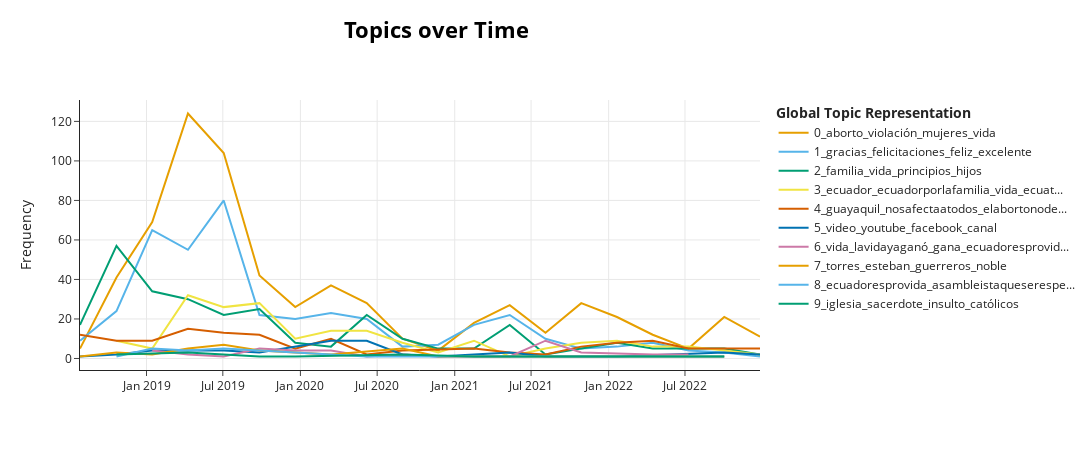

This figure's notebook cell:
### Markdown cell above
### Tópicos en el tiempo

### Code cell
# convert column to list
tweets = df['text_pre'].to_list()
timestamps = df['local_time'].to_list()

topics_over_time = topic_model.topics_over_time(docs=tweets, 
                                                timestamps=timestamps, 
                                                global_tuning=True, 
                                                evolution_tuning=True, 
                                                nr_bins=20)

topic_model.visualize_topics_over_time(topics_over_time, top_n_topics=20)

### Figure 1 — Plotly figure (JSON) as saved in the notebook; plotly's stock layout.template omitted (floating-point values rounded to 4 significant figures)
{"data": [{"hoverinfo": "text", "hovertext": ["<b>Topic 0</b><br>Words: falsas, via, género, familiar, malla", "<b>Topic 0</b><br>Words: aborto, agresor, educación, ecuadoresprovida, vida", "<b>Topic 0</b><br>Words: aborto, mujeres, violación, ecuadoresprovida, vida", "<b>Topic 0</b><br>Words: aborto, abortoporviolacion, violación, mujeres, violador", "<b>Topic 0</b><br>Words: aborto, causales, violación, mujer, causa", "<b>Topic 0</b><br>Words: aborto, niñas, niños, adolescentes, violación", "<b>Topic 0</b><br>Words: argentina, aborto, persona, legal, mujer", "<b>Topic 0</b><br>Words: aborto, metido, impulsar, morbosas, lenintodavidavale", "<b>Topic 0</b><br>Words: aborto, vida, méxico, my, mujeres", "<b>Topic 0</b><br>Words: ecuadorpideveto, cepam, aborto, código, salud", "<b>Topic 0</b><br>Words: palabras, respeto, aborto, querría, homosexuales", "<b>Topic 0</b><br>Words: noalcopinna, plenovirtual, códigoniñez, mujeres, aborto", "<b>Topic 0</b><br>Words: infanticidioenecuador, aborto, ley, violación, violador", "<b>Topic 0</b><br>Words: aborto, violación, comisión, digno, nacer", "<b>Topic 0</b><br>Words: leyabortistano, proyecto, ley, aborto, violador", "<b>Topic 0</b><br>Words: leyabortistano, leydelviolador, violación, proyecto, ley", "<b>Topic 0</b><br>Words: aborto, roevwade, corte, that, ecuador", "<b>Topic 0</b><br>Words: endhumantrafficking, tratadepersonas, priva, vergonzosos, dignidad", "<b>Topic 0</b><br>Words: mujer, aborto, violación, violencia, ley", "<b>Topic 0</b><br>Words: aborto, ley, principio, realiza, entidad"], "marker": {"color": "#E69F00"}, "mode": "lines", "name": "0_aborto_violación_mujeres_vida", "type": "scatter", "x": ["2018-07-27T06:59:30.860000", "2018-10-21T18:33:08", "2019-01-14T13:24:55", "2019-04-09T08:16:42", "2019-07-03T03:08:29", "2019-09-25T22:00:16", "2019-12-19T16:52:03", "2020-03-13T11:43:50", "2020-06-06T06:35:37", "2020-08-30T01:27:24", "2020-11-22T20:19:11", "2021-02-15T15:10:58", "2021-05-11T10:02:45", "2021-08-04T04:54:32", "2021-10-27T23:46:19", "2022-01-20T18:38:06", "2022-04-15T13:29:53", "2022-07-09T08:21:40", "2022-10-02T03:13:27", "2022-12-25T22:05:14"], "y": [5, 41, 69, 124, 104, 42, 26, 37, 28, 10, 4, 18, 27, 13, 28, 21, 12, 5, 21, 11]}, {"hoverinfo": "text", "hovertext": ["<b>Topic 1</b><br>Words: subjetivamente, contextualicen, conveniencia, ambiguos, said", "<b>Topic 1</b><br>Words: deventaaqui, redrestauracion, unidades, cumplas, libronegrodelanuevaizquierda", "<b>Topic 1</b><br>Words: gracias, felicitaciones, valioso, información, feliz", "<b>Topic 1</b><br>Words: estimada, saludos, felicitaciones, aporte, excelente", "<b>Topic 1</b><br>Words: gracias, concuerda, felicitaciones, amén, conabortonotevoto", "<b>Topic 1</b><br>Words: felicitaciones, gracias, cóndor, doctor, poly", "<b>Topic 1</b><br>Words: feliz, cumpleaños, juntos, guste, quisiste", "<b>Topic 1</b><br>Words: amén, gracias, mr, happymothersday, realizando", "<b>Topic 1</b><br>Words: onuabortono, gracias, apoyo, we, are", "<b>Topic 1</b><br>Words: conclusión, aplausos, panel, pie, unánime", "<b>Topic 1</b><br>Words: mejores, gracias, felicitaciones, feliz, excelente", "<b>Topic 1</b><br>Words: interno, estimada, gracias, asambleísta, facilitar", "<b>Topic 1</b><br>Words: felicitaciones, sugerimos, fortalecida, educacionsinideologias, materias", "<b>Topic 1</b><br>Words: feliz, extenderle, cordial, email, bendiciones", "<b>Topic 1</b><br>Words: temática, criterio, gracias, gustaría, muchísimas", "<b>Topic 1</b><br>Words: muchísimas, excelente, gracias, amén, leydelviolador", "<b>Topic 1</b><br>Words: happyfathersday, scotusleak, héroes, absolutamente, apoyado", "<b>Topic 1</b><br>Words: éxitos, gracias, felicitaciones, feliz, excelente", "<b>Topic 1</b><br>Words: mezclar, contextos, interpretar, posturas, felicitaciones", "<b>Topic 1</b><br>Words: gracias, felicitaciones, feliz, excelente, estimada"], "marker": {"color": "#56B4E9"}, "mode": "lines", "name": "1_gracias_felicitaciones_feliz_excelente", "type": "scatter", "x": ["2018-07-27T06:59:30.860000", "2018-10-21T18:33:08", "2019-01-14T13:24:55", "2019-04-09T08:16:42", "2019-07-03T03:08:29", "2019-09-25T22:00:16", "2019-12-19T16:52:03", "2020-03-13T11:43:50", "2020-06-06T06:35:37", "2020-08-30T01:27:24", "2020-11-22T20:19:11", "2021-02-15T15:10:58", "2021-05-11T10:02:45", "2021-08-04T04:54:32", "2021-10-27T23:46:19", "2022-01-20T18:38:06", "2022-04-15T13:29:53", "2022-07-09T08:21:40", "2022-10-02T03:13:27", "2022-12-25T22:05:14"], "y": [9, 24, 65, 55, 80, 22, 20, 23, 20, 6, 7, 17, 22, 10, 5, 6, 8, 4, 3, 1]}, {"hoverinfo": "text", "hovertext": ["<b>Topic 2</b><br>Words: familia, juntosporlafamilia, hijos, principios, familiar", "<b>Topic 2</b><br>Words: familia, vida, hijos, principios, familiar", "<b>Topic 2</b><br>Words: familia, vida, ecuadoresprovida, conversatorioporlavida, asambleísta", "<b>Topic 2</b><br>Words: familia, comisión, permanente, integral, revista", "<b>Topic 2</b><br>Words: provida, familia, vida, líderes, crea", "<b>Topic 2</b><br>Words: familia, principios, vida, valores, necesitan", "<b>Topic 2</b><br>Words: familia, win, valores, pequeños, formar", "<b>Topic 2</b><br>Words: childrensday, diadelniño, familia, niños, proseguridad", "<b>Topic 2</b><br>Words: familia, vida, valores, principios, hijos", "<b>Topic 2</b><br>Words: compromiso, familia, gracias, vida, forma", "<b>Topic 2</b><br>Words: bienestar, navidad, familia, ligado, migajas", "<b>Topic 2</b><br>Words: necesitan, familiaecuador, hijos, corresponda, mensajes", "<b>Topic 2</b><br>Words: graciasescuderos, período, familia, legislativo, innata", "<b>Topic 2</b><br>Words: mihijomieducación, educar, padres, radicamos, radicará", "<b>Topic 2</b><br>Words: principios, valores, familiaecuador, familia, leyabortistano", "<b>Topic 2</b><br>Words: voz, nimayoríaniminoría, frente, vidas, legisladores", "<b>Topic 2</b><br>Words: contenido, familia, familiares, valores, weneedewtn", "<b>Topic 2</b><br>Words: datos, cuenca, vía, transparentado, cen", "<b>Topic 2</b><br>Words: iniciativa, llevará, rezar, sticker, enjuiciado"], "marker": {"color": "#009E73"}, "mode": "lines", "name": "2_familia_vida_principios_hijos", "type": "scatter", "x": ["2018-07-27T06:59:30.860000", "2018-10-21T18:33:08", "2019-01-14T13:24:55", "2019-04-09T08:16:42", "2019-07-03T03:08:29", "2019-09-25T22:00:16", "2019-12-19T16:52:03", "2020-03-13T11:43:50", "2020-06-06T06:35:37", "2020-08-30T01:27:24", "2020-11-22T20:19:11", "2021-02-15T15:10:58", "2021-05-11T10:02:45", "2021-08-04T04:54:32", "2021-10-27T23:46:19", "2022-01-20T18:38:06", "2022-04-15T13:29:53", "2022-10-02T03:13:27", "2022-12-25T22:05:14"], "y": [17, 57, 34, 30, 22, 25, 8, 6, 22, 10, 5, 5, 17, 2, 5, 8, 5, 5, 2]}, {"hoverinfo": "text", "hovertext": ["<b>Topic 3</b><br>Words: ecuatorianas, familias, agustín, nicolás, llamado", "<b>Topic 3</b><br>Words: venezuela, panamá, frontera, publicafm, ocurridos", "<b>Topic 3</b><br>Words: ecuadorporlafamilia, familias, ecuador, familia, ecuatorianas", "<b>Topic 3</b><br>Words: ecuador, familias, vida, ecuatorianas, familia", "<b>Topic 3</b><br>Words: ecuatorianos, ecuadorporlafamilia, vida, familias, ecuador", "<b>Topic 3</b><br>Words: ecuadorporlafamilia, familia, to, ecuador, recuperar", "<b>Topic 3</b><br>Words: salvemostodaslasvidas, vida, ecuador, diadelniñopornacer, nacer", "<b>Topic 3</b><br>Words: ecuador, ecuatorianos, all, the, escudero", "<b>Topic 3</b><br>Words: ecuadorpideveto, pide, argentina, ecuador, voz", "<b>Topic 3</b><br>Words: to, so, acta, being, in", "<b>Topic 3</b><br>Words: plenovirtual, noalcopinna, constituciondevida, nacer, the", "<b>Topic 3</b><br>Words: intriago, freddy, carrión, destitución, pedido", "<b>Topic 3</b><br>Words: hora, escuderos, nacer, 𝘌𝘊𝘜𝘈𝘋𝘖𝘙, tratando", "<b>Topic 3</b><br>Words: agustinlaje, agustínenecuador, ecuatorianos, gracias, muchísimas", "<b>Topic 3</b><br>Words: presidente, vetoporlavida, ecuatorianos, público, leyabortistano", "<b>Topic 3</b><br>Words: may, promoviendoderechos, ecuador, colombiaprovida, colombia", "<b>Topic 3</b><br>Words: feria, libro, crisis, ecuador, vinieron", "<b>Topic 3</b><br>Words: alfaro, gustavo, mensaje, ecuador, llene", "<b>Topic 3</b><br>Words: liberalizarlo, preguntan, resoluciones, sentar, obligar"], "marker": {"color": "#F0E442"}, "mode": "lines", "name": "3_ecuador_ecuadorporlafamilia_vida_ecuat...", "type": "scatter", "x": ["2018-10-21T18:33:08", "2019-01-14T13:24:55", "2019-04-09T08:16:42", "2019-07-03T03:08:29", "2019-09-25T22:00:16", "2019-12-19T16:52:03", "2020-03-13T11:43:50", "2020-06-06T06:35:37", "2020-08-30T01:27:24", "2020-11-22T20:19:11", "2021-02-15T15:10:58", "2021-05-11T10:02:45", "2021-08-04T04:54:32", "2021-10-27T23:46:19", "2022-01-20T18:38:06", "2022-04-15T13:29:53", "2022-07-09T08:21:40", "2022-10-02T03:13:27", "2022-12-25T22:05:14"], "y": [9, 5, 32, 26, 28, 10, 14, 14, 8, 3, 9, 1, 5, 8, 9, 6, 6, 4, 2]}, {"hoverinfo": "text", "hovertext": ["<b>Topic 4</b><br>Words: redfamiliarguayaquil, amishijosloseducoyo, guayaquil, juntosporlafamilia, significa", "<b>Topic 4</b><br>Words: amishijosloseducoyo, juntosporlafamilia, novios, estrés, formarán", "<b>Topic 4</b><br>Words: define, guayaquil, fuerte, dialoguemos, mifamilianosetoca", "<b>Topic 4</b><br>Words: elabortonodesviola, guayaquil, quito, gracias, pierdas", "<b>Topic 4</b><br>Words: nosafectaatodos, guayaquil, raro, iglesia, gracias", "<b>Topic 4</b><br>Words: guayaquil, pantone, vetosinaborto, lavidanoseveta, color", "<b>Topic 4</b><br>Words: whywemarch, leyporlafamilia, guayaquil, mensaje, cadenaperpetua", "<b>Topic 4</b><br>Words: guayaquil, yomequedoencasa, quedateencasa, earth, provida", "<b>Topic 4</b><br>Words: tropiezo, rotundo, guayaquileña, troya, caballo", "<b>Topic 4</b><br>Words: well, historia, dilealavidaquesi, paredes, cancel", "<b>Topic 4</b><br>Words: roto, entrevista, pequeñita, tw, electo", "<b>Topic 4</b><br>Words: constitución, asamblea, selectivos, matadero, publicada", "<b>Topic 4</b><br>Words: octubre, septiembre, ciudad, puce, 𝗖𝗨𝗘𝗡𝗖𝗔", "<b>Topic 4</b><br>Words: agustín, agustinenecuador, agustínenecuador, laje, ciudad", "<b>Topic 4</b><br>Words: leyabortistano, guayaquil, vetopresidencial, vetoporlavida, leydelviolador", "<b>Topic 4</b><br>Words: guayaquil, iturrieta, muñoz, viernes, pablo", "<b>Topic 4</b><br>Words: figura, libro, guayaquil, she, yosoygiorgia", "<b>Topic 4</b><br>Words: guayaquil, sábado, domingo, semana, huff", "<b>Topic 4</b><br>Words: the, casio, sobrevivimos, luciodupuy, cidh"], "marker": {"color": "#D55E00"}, "mode": "lines", "name": "4_guayaquil_nosafectaatodos_elabortonode...", "type": "scatter", "x": ["2018-07-27T06:59:30.860000", "2018-10-21T18:33:08", "2019-01-14T13:24:55", "2019-04-09T08:16:42", "2019-07-03T03:08:29", "2019-09-25T22:00:16", "2019-12-19T16:52:03", "2020-03-13T11:43:50", "2020-06-06T06:35:37", "2020-08-30T01:27:24", "2021-02-15T15:10:58", "2021-05-11T10:02:45", "2021-08-04T04:54:32", "2021-10-27T23:46:19", "2022-01-20T18:38:06", "2022-04-15T13:29:53", "2022-07-09T08:21:40", "2022-10-02T03:13:27", "2022-12-25T22:05:14"], "y": [12, 9, 9, 15, 13, 12, 5, 10, 2, 4, 5, 3, 2, 6, 8, 9, 5, 5, 5]}, {"hoverinfo": "text", "hovertext": ["<b>Topic 5</b><br>Words: redfamiliarguayaqui, instagram, redfamiliarpf, facebook, sigan", "<b>Topic 5</b><br>Words: youtube, video, hecha, chiste, preparatepais", "<b>Topic 5</b><br>Words: video, defenderte, vida, vientre, ecuadoresprovida", "<b>Topic 5</b><br>Words: video, facebook, paulina, quisiéramos, acercan", "<b>Topic 5</b><br>Words: video, invaluable, describir, certero, sosteniendo", "<b>Topic 5</b><br>Words: instagram, petición, haters, muchasgracias, cuentosdepia", "<b>Topic 5</b><br>Words: video, salinas, obedeciendo, defensas, sol", "<b>Topic 5</b><br>Words: youtube, facebook, canal, tabla, conversatorio", "<b>Topic 5</b><br>Words: facebook, fidesonline, fides, felizviernes, defensadelavida", "<b>Topic 5</b><br>Words: watched, yet, gateway, neocolonialism, to", "<b>Topic 5</b><br>Words: berning, emily, conversatorioporlavida, 𝘶𝘯, alarma", "<b>Topic 5</b><br>Words: 𝗔𝗟𝗘𝗥𝗧𝗔, 𝗖𝗢𝗡𝗧𝗥𝗔, 𝗩𝗜𝗗𝗔, conciencias, despertar", "<b>Topic 5</b><br>Words: mascota, fifaworldcup, laeeb, presentación, minuto", "<b>Topic 5</b><br>Words: plasmada, perfección, somosvida, traerá, video", "<b>Topic 5</b><br>Words: team, somosvida, escúchalo, podcast, episodio"], "marker": {"color": "#0072B2"}, "mode": "lines", "name": "5_video_youtube_facebook_canal", "type": "scatter", "x": ["2018-07-27T06:59:30.860000", "2018-10-21T18:33:08", "2019-01-14T13:24:55", "2019-04-09T08:16:42", "2019-07-03T03:08:29", "2019-09-25T22:00:16", "2020-03-13T11:43:50", "2020-06-06T06:35:37", "2020-08-30T01:27:24", "2020-11-22T20:19:11", "2021-05-11T10:02:45", "2021-08-04T04:54:32", "2022-01-20T18:38:06", "2022-10-02T03:13:27", "2022-12-25T22:05:14"], "y": [1, 2, 4, 4, 4, 3, 9, 9, 2, 1, 3, 1, 1, 3, 2]}, {"hoverinfo": "text", "hovertext": ["<b>Topic 6</b><br>Words: li, vida, di, qui, in", "<b>Topic 6</b><br>Words: encarnación, ab, bravo, vida, escudera", "<b>Topic 6</b><br>Words: stalquear, vacía, llenar, envidia, pao", "<b>Topic 6</b><br>Words: it, vida, prolifeworld, and, the", "<b>Topic 6</b><br>Words: promujer, prolifeworld, provida, prolife, prolifewomen", "<b>Topic 6</b><br>Words: muertes, infectados, cautos, colmo, recuperen", "<b>Topic 6</b><br>Words: the, part, exceptional, list, together", "<b>Topic 6</b><br>Words: viva, ley, cos, vida, coip", "<b>Topic 6</b><br>Words: vida, lavidayaganó, gana, ecuadoresprovida, prolifeworld", "<b>Topic 6</b><br>Words: mensaje, humana, vida, jérôme, credo", "<b>Topic 6</b><br>Words: lavidayaganó, gana, vida, ecuadoresprovida, amamos", "<b>Topic 6</b><br>Words: nov, sentirte, debes, vivirlo, cambiarte", "<b>Topic 6</b><br>Words: recen, roevwade, prolife, gana, for", "<b>Topic 6</b><br>Words: humano, disco, vivas, manifiestan, cambien"], "marker": {"color": "#CC79A7"}, "mode": "lines", "name": "6_vida_lavidayaganó_gana_ecuadoresprovid...", "type": "scatter", "x": ["2019-01-14T13:24:55", "2019-04-09T08:16:42", "2019-07-03T03:08:29", "2019-09-25T22:00:16", "2019-12-19T16:52:03", "2020-03-13T11:43:50", "2020-06-06T06:35:37", "2020-08-30T01:27:24", "2020-11-22T20:19:11", "2021-05-11T10:02:45", "2021-08-04T04:54:32", "2021-10-27T23:46:19", "2022-04-15T13:29:53", "2022-07-09T08:21:40"], "y": [4, 2, 1, 5, 4, 4, 1, 2, 1, 1, 9, 3, 2, 2]}, {"hoverinfo": "text", "hovertext": ["<b>Topic 7</b><br>Words: orgullo, defensores, fuerzas, sumar, juntosporlafamilia", "<b>Topic 7</b><br>Words: escuderodelafamilia, armadura, guerreros, bellos, diría", "<b>Topic 7</b><br>Words: llena, inevitable, goleada, mc, fútbol", "<b>Topic 7</b><br>Words: informedeminoria, torres, esteban, you, henry", "<b>Topic 7</b><br>Words: noble, guerreros, torres, esteban, escuderos", "<b>Topic 7</b><br>Words: necesitan, héroe, ven, guerreros, oro", "<b>Topic 7</b><br>Words: ataques, leyporlafamilia, noble, obstáculos, peleando", "<b>Topic 7</b><br>Words: torres, esteban, rueda, prensa, chantajehumanitario", "<b>Topic 7</b><br>Words: leninvetaelcos, presidente, xxiii, organizado, guerrero", "<b>Topic 7</b><br>Words: mejores, guerreros, vida, torres, esteban", "<b>Topic 7</b><br>Words: peleando, pelea, fuerza, torres, esteban", "<b>Topic 7</b><br>Words: guerreras, juntas, evento, torres, esteban", "<b>Topic 7</b><br>Words: futuro, llevamos, platónporlavida, lupebatallan, motivación", "<b>Topic 7</b><br>Words: justiceforthefive, babyharriet, expuesto, guerreros, solidaridad", "<b>Topic 7</b><br>Words: frontales, directos, motivarnos, impresionante, guerrera"], "marker": {"color": "#E69F00"}, "mode": "lines", "name": "7_torres_esteban_guerreros_noble", "type": "scatter", "x": ["2018-07-27T06:59:30.860000", "2018-10-21T18:33:08", "2019-01-14T13:24:55", "2019-04-09T08:16:42", "2019-07-03T03:08:29", "2019-09-25T22:00:16", "2019-12-19T16:52:03", "2020-03-13T11:43:50", "2020-08-30T01:27:24", "2020-11-22T20:19:11", "2021-05-11T10:02:45", "2021-08-04T04:54:32", "2021-10-27T23:46:19", "2022-01-20T18:38:06", "2022-10-02T03:13:27"], "y": [1, 3, 2, 5, 7, 4, 3, 2, 5, 1, 1, 1, 1, 1, 1]}, {"hoverinfo": "text", "hovertext": ["<b>Topic 8</b><br>Words: retractaron, vacacionesyaporfavor, enseguidita, costeñoqueserespeta, tabladevalores", "<b>Topic 8</b><br>Words: ecuadoresprovida, proactividad, parar, gracias, llama", "<b>Topic 8</b><br>Words: ecuadoresprovida, link, asambleistaqueserespeta, nuevafotodeperfil, seamos", "<b>Topic 8</b><br>Words: ecuadoresprovida, cifras, providaqueserespeta, leninesprovida, empezará", "<b>Topic 8</b><br>Words: llueve, escampe, valiosa, iniciativa, gracias", "<b>Topic 8</b><br>Words: leyabortistano, ecuadoresprovida, asambleistaqueserespeta, asambleaprovida, gracias", "<b>Topic 8</b><br>Words: paraguas, ubicaciones, encubrir, favor, ecuadoresprovida"], "marker": {"color": "#56B4E9"}, "mode": "lines", "name": "8_ecuadoresprovida_asambleistaqueserespe...", "type": "scatter", "x": ["2018-10-21T18:33:08", "2019-01-14T13:24:55", "2019-04-09T08:16:42", "2019-07-03T03:08:29", "2020-06-06T06:35:37", "2021-10-27T23:46:19", "2022-10-02T03:13:27"], "y": [1, 5, 4, 5, 1, 1, 1]}, {"hoverinfo": "text", "hovertext": ["<b>Topic 9</b><br>Words: sacerdote, cruzalta, presbiterado, sagrado, reunión", "<b>Topic 9</b><br>Words: insulto, iglesia, respeto, libertad, religiosa", "<b>Topic 9</b><br>Words: iglesia, católica, agrupaciones, personales, profetas", "<b>Topic 9</b><br>Words: apostasía, síntoma, venerando, pachamama, católicos", "<b>Topic 9</b><br>Words: bryant, leyenda, kobe, básquetbol, católica", "<b>Topic 9</b><br>Words: iglesia, laico, occidental, cif, separarla", "<b>Topic 9</b><br>Words: católicos, religiosa, in, iglesia, threatened", "<b>Topic 9</b><br>Words: católico, conservador, tuits, derecha, reflejado", "<b>Topic 9</b><br>Words: 𝙀𝙓𝘾𝙇𝙐𝙎𝙄𝙑𝙊, praytoendabortion, católica, envía, washington", "<b>Topic 9</b><br>Words: áfrica, ceo, antifamilia, católicos, exigen"], "marker": {"color": "#009E73"}, "mode": "lines", "name": "9_iglesia_sacerdote_insulto_católicos", "type": "scatter", "x": ["2018-10-21T18:33:08", "2019-04-09T08:16:42", "2019-07-03T03:08:29", "2019-09-25T22:00:16", "2019-12-19T16:52:03", "2020-08-30T01:27:24", "2021-02-15T15:10:58", "2021-05-11T10:02:45", "2022-07-09T08:21:40", "2022-10-02T03:13:27"], "y": [2, 3, 2, 1, 1, 2, 1, 1, 1, 1]}], "layout": {"height": 450, "hoverlabel": {"bgcolor": "white", "font": {"family": "Rockwell", "size": 16}}, "legend": {"title": {"text": "<b>Global Topic Representation"}}, "title": {"font": {"color": "Black", "size": 22}, "text": "<b>Topics over Time</b>", "x": 0.4, "xanchor": "center", "y": 0.95, "yanchor": "top"}, "width": 1250, "xaxis": {"showgrid": true}, "yaxis": {"showgrid": true, "title": {"text": "Frequency"}}}}
